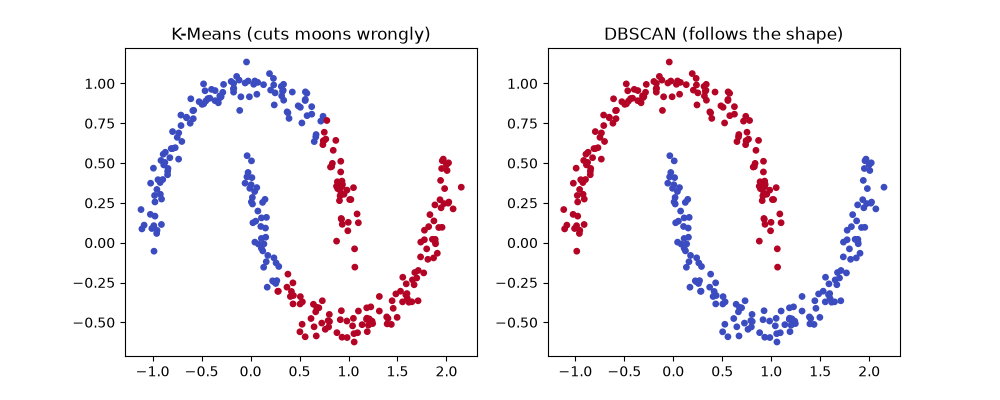

Here is the Python script that generated this plot:
# dbscan_vs_kmeans.py
# K-Means expects round blobs. DBSCAN follows dense regions of any shape.

import os
import matplotlib
matplotlib.use("Agg")
import matplotlib.pyplot as plt
from sklearn.datasets import make_moons
from sklearn.cluster import KMeans, DBSCAN

# 1) Two half-moon shapes (not round at all)
X, _ = make_moons(n_samples=300, noise=0.06, random_state=0)

# 2) Cluster with both algorithms
kmeans_labels = KMeans(n_clusters=2, n_init=10, random_state=0).fit_predict(X)
dbscan_labels = DBSCAN(eps=0.2, min_samples=5).fit_predict(X)

# DBSCAN marks noise points with the label -1
print("K-Means groups:", sorted(set(kmeans_labels.tolist())))
print("DBSCAN groups :", sorted(set(dbscan_labels.tolist())), "(-1 means noise)")

# 3) Plot side by side
fig, (left, right) = plt.subplots(1, 2, figsize=(10, 4))
left.scatter(X[:, 0], X[:, 1], c=kmeans_labels, cmap="coolwarm", s=15)
left.set_title("K-Means (cuts moons wrongly)")
right.scatter(X[:, 0], X[:, 1], c=dbscan_labels, cmap="coolwarm", s=15)
right.set_title("DBSCAN (follows the shape)")
out = os.path.join(os.path.dirname(os.path.abspath(__file__)), "dbscan_vs_kmeans.png")
plt.savefig(out)
print("Chart saved to", out)
